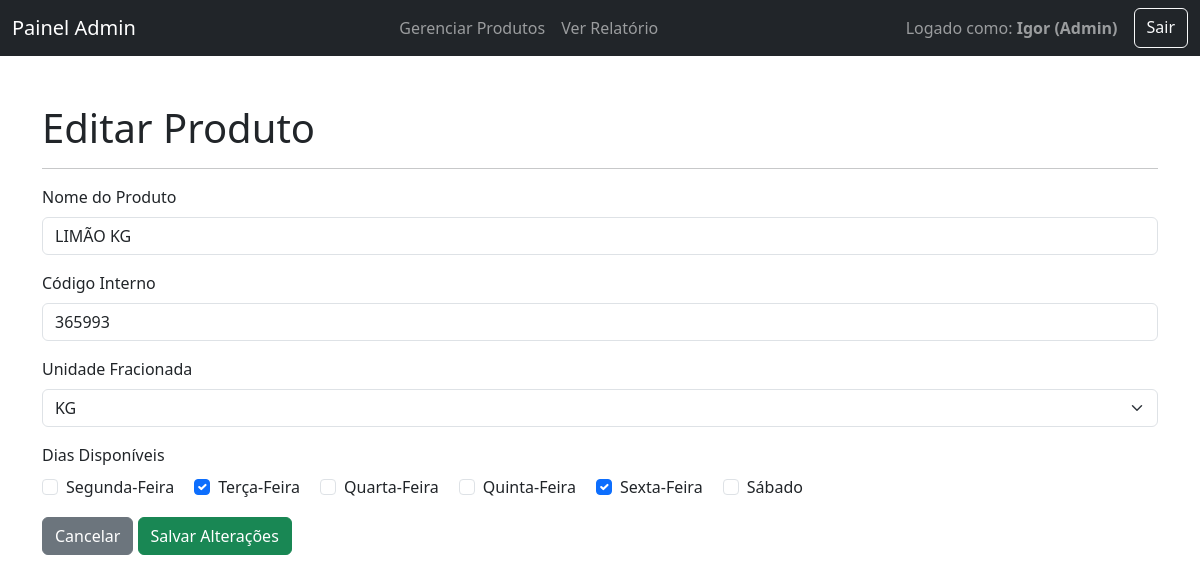
/admin/product/edit/41 (signed in), run on an earlier commit of the app's database.
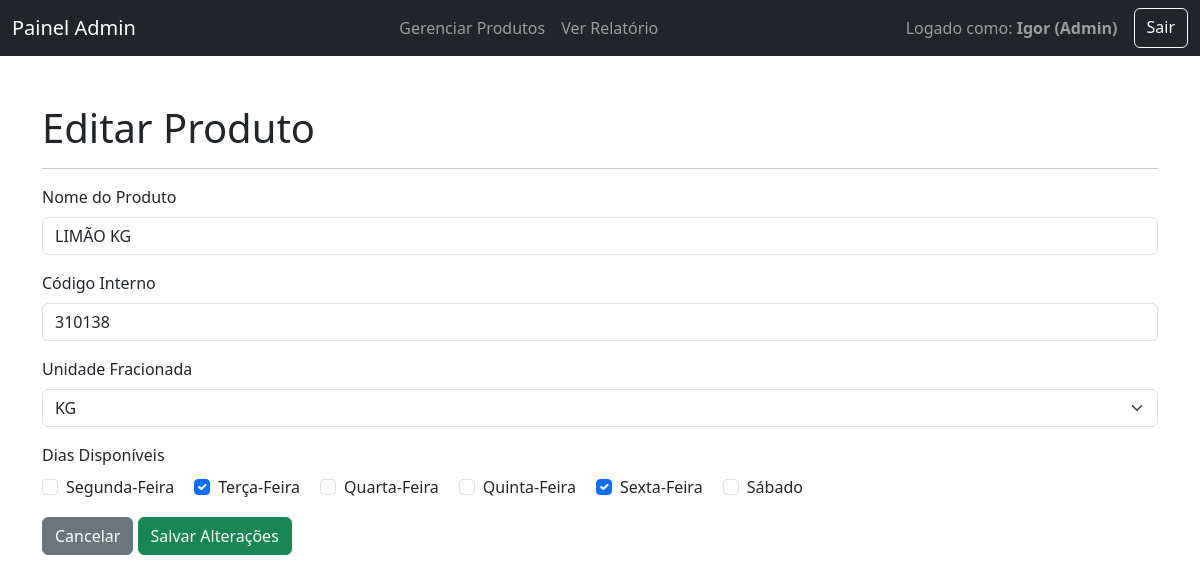
And on a later commit of the database.
### tables this page shows
CREATE TABLE products (id INTEGER PRIMARY KEY AUTOINCREMENT, name TEXT UNIQUE NOT NULL, unidade_fracionada TEXT NOT NULL, codigo_interno TEXT UNIQUE, cost NUMERIC(10, 2) DEFAULT 0.00);

### app.py (the view, shortened to what this page needs)
@app.route('/admin/product/edit/<int:product_id>', methods=['GET', 'POST'])
@admin_required
def admin_edit_product(product_id):
    db = get_db()
    cursor = db.cursor()
    db_url = os.environ.get('DATABASE_URL')
    cursor.execute("SELECT * FROM products WHERE id = %s;" if db_url else "SELECT * FROM products WHERE id = ?;", (product_id,))
    product_data = cursor.fetchone()
    product = dict(zip([desc[0] for desc in cursor.description], product_data))
    cursor.execute("SELECT day_id FROM product_availability WHERE product_id = %s;" if db_url else "SELECT day_id FROM product_availability WHERE product_id = ?;", (product_id,))
    availability_data = cursor.fetchall()
    product['days_ids'] = [row[0] for row in availability_data]
    cursor.close()
    db.close()
    dias_semana_ordenado = {k: v for k, v in sorted(DIAS_PEDIDO.items())}
    return render_template('admin/product_form.html', dias_pedido=dias_semana_ordenado, product=product)

### app.py (called while the page is built)
def get_db():
    db_url = os.environ.get('DATABASE_URL')
    if db_url:
        return psycopg2.connect(db_url)
    else:
        conn = sqlite3.connect(DATABASE)
        conn.row_factory = sqlite3.Row
        return conn

def admin_required(f):
    @wraps(f)
    def decorated_function(*args, **kwargs):
        if 'username' not in session: return redirect(url_for('login'))
        if session.get('role') != 'admin': return "Acesso negado.", 403
        return f(*args, **kwargs)
    return decorated_function

### templates/admin/product_form.html (shortened to what this page needs)
<!DOCTYPE html>
<html lang="pt-br">
<head>
    <link href="https://cdn.jsdelivr.net/npm/bootstrap@5.3.3/dist/css/bootstrap.min.css" rel="stylesheet">
</head>
<body>
    <nav class="navbar navbar-expand-lg navbar-dark bg-dark">
        <div class="container-fluid">
            <a class="navbar-brand" href="/admin">Painel Admin</a>
            <div class="navbar-nav">
                <a class="nav-link" href="/admin/products">Gerenciar Produtos</a>
                <a class="nav-link" href="/relatorio">Ver Relatório</a>
            </div>
            <div class="d-flex">
                <span class="navbar-text me-3">Logado como: <strong>{{ session.username }} (Admin)</strong></span>
                <a href="/logout" class="btn btn-outline-light">Sair</a>
            </div>
        </div>
    </nav>
    <div class="container mt-5">
        <h1>{{ 'Editar Produto' if product else 'Adicionar Novo Produto' }}</h1>
        <hr>
        <form method="POST" action="{{ url_for('admin_edit_product', product_id=product.id) if product else url_for('admin_add_product') }}">
            <div class="mb-3">
                <label for="name" class="form-label">Nome do Produto</label>
                <input type="text" class="form-control" id="name" name="name" value="{{ product.name or '' }}" required>
            </div>
            <div class="mb-3">
                <label for="codigo_interno" class="form-label">Código Interno</label>
                <input type="text" class="form-control" id="codigo_interno" name="codigo_interno" value="{{ product.codigo_interno or '' }}">
            </div>
            <div class="mb-3">
                <label for="unidade_fracionada" class="form-label">Unidade Fracionada</label>
                <select class="form-select" id="unidade_fracionada" name="unidade_fracionada">
                    <option value="KG" {{ 'selected' if product and product.unidade_fracionada == 'KG' }}>KG</option>
                </select>
            </div>
            <div class="mb-3">
                <label class="form-label">Dias Disponíveis</label>
                <div>
                    {% for day_id, day_name in dias_pedido.items() %}
                    <div class="form-check form-check-inline">
                        <input class="form-check-input" type="checkbox" name="days" id="day_{{ day_id }}" value="{{ day_id }}"
                               {{ 'checked' if product and day_id in product.days_ids }}>
                        <label class="form-check-label" for="day_{{ day_id }}">{{ day_name.title() }}</label>
                    </div>
                    {% endfor %}
                </div>
            </div>
            <a href="/admin/products" class="btn btn-secondary">Cancelar</a>
            <button type="submit" class="btn btn-success">{{ 'Salvar Alterações' if product else 'Salvar Produto' }}</button>
        </form>
    </div>
</body>
</html>

What changed in the data, as far as the page shows it:
changed products "LIMÃO KG": codigo_interno "365993" → "310138"
